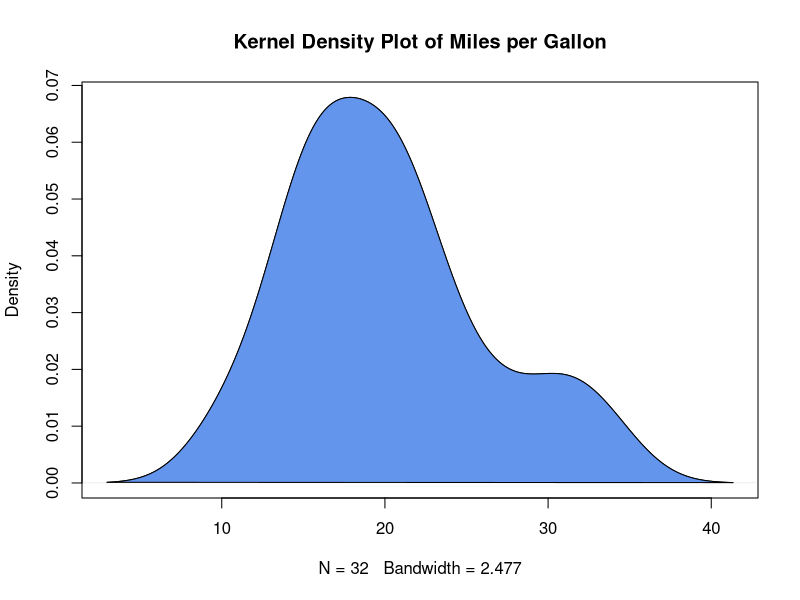

Recreate this plot in R.
density_plot<-density(mtcars$mpg)
plot(density_plot, main = "Kernel Density Plot of Miles per Gallon")
polygon(density_plot, col = "cornflowerblue", border = "black")